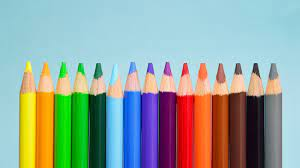
#> input picture Practica 1-kmeans/imagen1.jpg, 300 x 168 px, given in place of the camera
$ python prueba1.py
#> lines starting #> are read from the running program, lines starting #| are printed output that depends on the picture; after the words box and inside, x2 and y2 are one past the last pixel; in counts of white or black regions, pixels touching at a corner belong together
import cv2
import numpy as np

cap = cv2.VideoCapture(0)
azulBajo = np.array([90, 100, 20], np.uint8)
azulAlto = np.array([120, 255, 255], np.uint8)

while True:
    ret, frame = cap.read()
#> frame is the input picture: shape (168, 300, 3); mean B, G, R 157.6, 165.9, 148.8
    if ret:
        frame = cv2.flip(frame, 1)
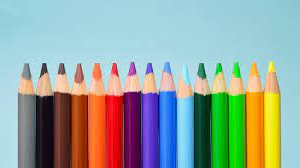
#> frame: shape (168, 300, 3); mean B, G, R 157.6, 165.9, 148.8
        frameHSV = cv2.cvtColor(frame, cv2.COLOR_BGR2HSV)
#> frameHSV: shape (168, 300, 3); mean H, S, V 81.5, 120.1, 201.8
        mascara = cv2.inRange(frameHSV, azulBajo, azulAlto)
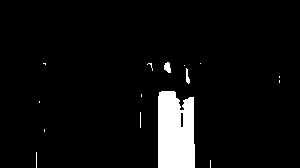
#> mascara: shape (168, 300); 5.5% white; 15 white regions (12 under 20 px)
        contornos, _ = cv2.findContours(mascara, cv2.RETR_EXTERNAL, cv2.CHAIN_APPROX_SIMPLE)
#> contornos = 15 contours, 12 with area under 20; largest, box (x1, y1, x2, y2) and area: (158, 91, 195, 168) 2498, (164, 62, 171, 73) 42, (186, 68, 190, 84) 23
        cv2.drawContours(frame, contornos, -1, (255,0,0), 4)
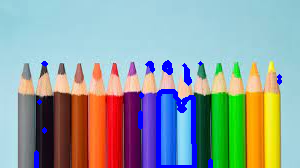
#> frame: shape (168, 300, 3); 3.48% of pixels changed, all inside (x1, y1, x2, y2) = (34, 60, 282, 168)

        for c in contornos:
            area = cv2.contourArea(c)
            if area > 6000:
                M = cv2.moments(c)
                if M["m00"] == 0:
                    M["m00"] = 1
                x = int(M["m10"] / M["m00"])
                y = int(M["m01"] / M["m00"])
                cv2.circle(frame, (x, y), 7, (0, 0, 255), -1)
                font = cv2.FONT_HERSHEY_SIMPLEX
                cv2.putText(frame, '{},{}'.format(x, y), (x + 10, y), font, 1.2, (0, 0, 255), 2, cv2.LINE_AA)
                nuevoContorno = cv2.convexHull(c)
                cv2.drawContours(frame, [nuevoContorno], 0, (255, 0, 0), 3)
#> this loop made 15 passes
#> area on passes 7, 10, 15: 2498.5, 23, 42.5

        cv2.imshow('frame', frame)
        cv2.imshow('mascaraAzul', mascara)
        if cv2.waitKey(1) & 0xFF == ord('s'):
#> (key Esc is pressed here)
            break
cap.release()
cv2.destroyAllWindows()
